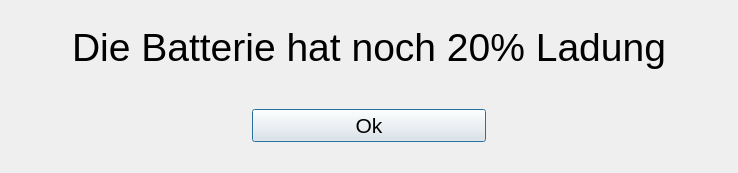
<?xml version="1.0" encoding="UTF-8"?>
<ui version="4.0">
 <class>Batteriestatus</class>
 <widget class="QDialog" name="Batteriestatus">
  <property name="enabled">
   <bool>true</bool>
  </property>
  <property name="geometry">
   <rect>
    <x>0</x>
    <y>0</y>
    <width>738</width>
    <height>173</height>
   </rect>
  </property>
  <property name="windowTitle">
   <string>Batterie Status</string>
  </property>
  <property name="autoFillBackground">
   <bool>false</bool>
  </property>
  <property name="inputMethodHints">
   <set>Qt::ImhNone</set>
  </property>
  <property name="modal">
   <bool>false</bool>
  </property>
  <layout class="QGridLayout" name="gridLayout">
   <item row="0" column="0">
    <layout class="QVBoxLayout" name="verticalLayout">
     <item>
      <widget class="QLabel" name="statusAusgabe">
       <property name="font">
        <font>
         <pointsize>29</pointsize>
        </font>
       </property>
       <property name="text">
        <string>Die Batterie hat noch 20% Ladung</string>
       </property>
       <property name="alignment">
        <set>Qt::AlignCenter</set>
       </property>
      </widget>
     </item>
     <item>
      <layout class="QHBoxLayout" name="horizontalLayout">
       <item>
        <widget class="QWidget" name="horizontalWidget_2" native="true">
         <layout class="QHBoxLayout" name="horizontalLayout_4"/>
        </widget>
       </item>
       <item>
        <widget class="QPushButton" name="buttonExit">
         <property name="font">
          <font>
           <pointsize>16</pointsize>
          </font>
         </property>
         <property name="text">
          <string>Ok</string>
         </property>
        </widget>
       </item>
       <item>
        <widget class="QWidget" name="horizontalWidget_3" native="true">
         <layout class="QHBoxLayout" name="horizontalLayout_5"/>
        </widget>
       </item>
      </layout>
     </item>
    </layout>
   </item>
  </layout>
 </widget>
 <resources/>
 <connections/>
</ui>
